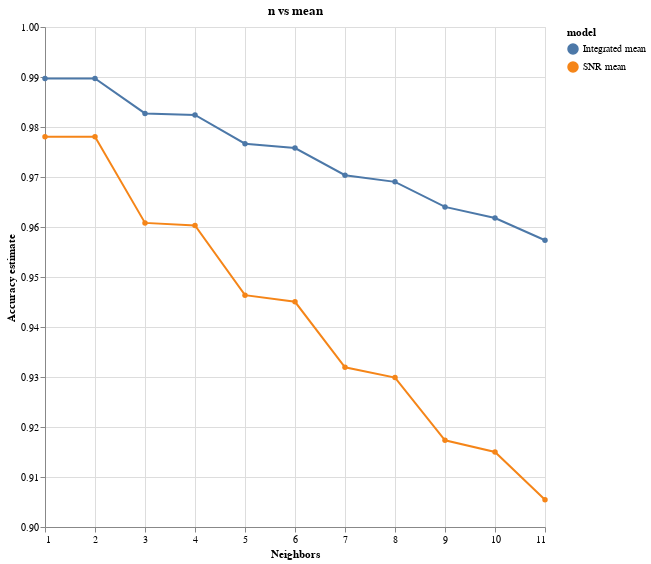

Here is the notebook cell this chart was saved with:
### Markdown cell above
## Graphing our Findings:
We first add another column to `accuracies_grid_integrated` and `accuracies_grid_snr` indicating whether we're looking at the integrated mean, or the snr mean. We later use this in the color section of `mark_line` as the titles for the blue and orange graphs as can be seen below. We use a `mark_line` since we're trying to see a trend between the different n values which in this case is decreasing starting from n=1.

### Code cell
accuracies_grid_integrated['model'] = 'Integrated mean'
accuracies_grid_snr['model'] = 'SNR mean'

accuracy_vs_k_integrated = alt.Chart(accuracies_grid_integrated, title="n vs mean").mark_line(point=True).encode(
    x=alt.X("param_kneighborsclassifier__n_neighbors").title("Neighbors"),
    y=alt.Y("mean_test_score")
        .scale(domain=(0.9, 1))
        .title("Accuracy estimate"),
    color=alt.Color("model")
)+ alt.Chart(accuracies_grid_snr).mark_line(point=True).encode(
    x=alt.X("param_kneighborsclassifier__n_neighbors").title("Neighbors"),
    y=alt.Y("mean_test_score")
        .scale(domain=(0.9, 1))
        .title("Accuracy estimate"),
    color=alt.Color("model")
).properties(width = 500, height = 500)
accuracy_vs_k_integrated

### Figure 1 — Vega-Lite specification as saved in the notebook (floating-point values rounded to 4 significant figures)
{"config": {"view": {"continuousWidth": 300, "continuousHeight": 300}}, "layer": [{"data": {"name": "data-a7842ca686ad789dfdd9965e855dd919"}, "mark": {"type": "line", "point": true}, "encoding": {"color": {"field": "model", "type": "nominal"}, "x": {"field": "param_kneighborsclassifier__n_neighbors", "title": "Neighbors", "type": "quantitative"}, "y": {"field": "mean_test_score", "scale": {"domain": [0.9, 1]}, "title": "Accuracy estimate", "type": "quantitative"}}, "title": "n vs mean"}, {"data": {"name": "data-7c77af568ff0a12d26fe708d9a441046"}, "mark": {"type": "line", "point": true}, "encoding": {"color": {"field": "model", "type": "nominal"}, "x": {"field": "param_kneighborsclassifier__n_neighbors", "title": "Neighbors", "type": "quantitative"}, "y": {"field": "mean_test_score", "scale": {"domain": [0.9, 1]}, "title": "Accuracy estimate", "type": "quantitative"}}}], "height": 500, "width": 500, "$schema": "https://vega.github.io/schema/vega-lite/v5.15.1.json", "datasets": {"data-a7842ca686ad789dfdd9965e855dd919": [{"mean_fit_time": 0.06439, "std_fit_time": 0.005184, "mean_score_time": 0.1549, "std_score_time": 0.01383, "param_kneighborsclassifier__n_neighbors": 1, "params": {"kneighborsclassifier__n_neighbors": 1}, "split0_test_score": 0.9905, "split1_test_score": 0.9892, "split2_test_score": 0.9883, "split3_test_score": 0.9923, "split4_test_score": 0.988, "split5_test_score": 0.988, "split6_test_score": 0.988, "split7_test_score": 0.9923, "split8_test_score": 0.9938, "split9_test_score": 0.9865, "mean_test_score": 0.9897, "std_test_score": 0.002294, "rank_test_score": 1, "model": "Integrated mean"}, {"mean_fit_time": 0.06904, "std_fit_time": 0.01116, "mean_score_time": 0.1645, "std_score_time": 0.01898, "param_kneighborsclassifier__n_neighbors": 2, "params": {"kneighborsclassifier__n_neighbors": 2}, "split0_test_score": 0.9905, "split1_test_score": 0.9892, "split2_test_score": 0.9883, "split3_test_score": 0.9923, "split4_test_score": 0.988, "split5_test_score": 0.988, "split6_test_score": 0.988, "split7_test_score": 0.9923, "split8_test_score": 0.9938, "split9_test_score": 0.9865, "mean_test_score": 0.9897, "std_test_score": 0.002294, "rank_test_score": 1, "model": "Integrated mean"}, {"mean_fit_time": 0.06305, "std_fit_time": 0.008627, "mean_score_time": 0.167, "std_score_time": 0.01061, "param_kneighborsclassifier__n_neighbors": 3, "params": {"kneighborsclassifier__n_neighbors": 3}, "split0_test_score": 0.9868, "split1_test_score": 0.9825, "split2_test_score": 0.9812, "split3_test_score": 0.9843, "split4_test_score": 0.9809, "split5_test_score": 0.9809, "split6_test_score": 0.9806, "split7_test_score": 0.9828, "split8_test_score": 0.9892, "split9_test_score": 0.9779, "mean_test_score": 0.9827, "std_test_score": 0.003133, "rank_test_score": 3, "model": "Integrated mean"}, {"mean_fit_time": 0.07049, "std_fit_time": 0.02667, "mean_score_time": 0.1618, "std_score_time": 0.01503, "param_kneighborsclassifier__n_neighbors": 4, "params": {"kneighborsclassifier__n_neighbors": 4}, "split0_test_score": 0.9862, "split1_test_score": 0.9825, "split2_test_score": 0.9809, "split3_test_score": 0.9837, "split4_test_score": 0.9809, "split5_test_score": 0.9803, "split6_test_score": 0.9806, "split7_test_score": 0.9825, "split8_test_score": 0.9886, "split9_test_score": 0.9779, "mean_test_score": 0.9824, "std_test_score": 0.002949, "rank_test_score": 4, "model": "Integrated mean"}, {"mean_fit_time": 0.06377, "std_fit_time": 0.0078, "mean_score_time": 0.1666, "std_score_time": 0.01709, "param_kneighborsclassifier__n_neighbors": 5, "params": {"kneighborsclassifier__n_neighbors": 5}, "split0_test_score": 0.9815, "split1_test_score": 0.9763, "split2_test_score": 0.9754, "split3_test_score": 0.9766, "split4_test_score": 0.9754, "split5_test_score": 0.9739, "split6_test_score": 0.9751, "split7_test_score": 0.9794, "split8_test_score": 0.9831, "split9_test_score": 0.9699, "mean_test_score": 0.9767, "std_test_score": 0.00364, "rank_test_score": 5, "model": "Integrated mean"}, {"mean_fit_time": 0.08086, "std_fit_time": 0.03687, "mean_score_time": 0.1928, "std_score_time": 0.03328, "param_kneighborsclassifier__n_neighbors": 6, "params": {"kneighborsclassifier__n_neighbors": 6}, "split0_test_score": 0.98, "split1_test_score": 0.9754, "split2_test_score": 0.9751, "split3_test_score": 0.9745, "split4_test_score": 0.9745, "split5_test_score": 0.9729, "split6_test_score": 0.9751, "split7_test_score": 0.9788, "split8_test_score": 0.9815, "split9_test_score": 0.9702, "mean_test_score": 0.9758, "std_test_score": 0.003228, "rank_test_score": 6, "model": "Integrated mean"}, {"mean_fit_time": 0.06811, "std_fit_time": 0.007861, "mean_score_time": 0.1972, "std_score_time": 0.0449, "param_kneighborsclassifier__n_neighbors": 7, "params": {"kneighborsclassifier__n_neighbors": 7}, "split0_test_score": 0.9751, "split1_test_score": 0.9705, "split2_test_score": 0.9705, "split3_test_score": 0.9696, "split4_test_score": 0.9674, "split5_test_score": 0.9674, "split6_test_score": 0.9705, "split7_test_score": 0.9735, "split8_test_score": 0.9766, "split9_test_score": 0.9625, "mean_test_score": 0.9704, "std_test_score": 0.0039, "rank_test_score": 7, "model": "Integrated mean"}, {"mean_fit_time": 0.06072, "std_fit_time": 0.001714, "mean_score_time": 0.1666, "std_score_time": 0.01453, "param_kneighborsclassifier__n_neighbors": 8, "params": {"kneighborsclassifier__n_neighbors": 8}, "split0_test_score": 0.9739, "split1_test_score": 0.9708, "split2_test_score": 0.9683, "split3_test_score": 0.9674, "split4_test_score": 0.964, "split5_test_score": 0.9662, "split6_test_score": 0.9699, "split7_test_score": 0.9732, "split8_test_score": 0.9742, "split9_test_score": 0.9625, "mean_test_score": 0.969, "std_test_score": 0.00388, "rank_test_score": 8, "model": "Integrated mean"}, {"mean_fit_time": 0.06659, "std_fit_time": 0.01114, "mean_score_time": 0.1611, "std_score_time": 0.003981, "param_kneighborsclassifier__n_neighbors": 9, "params": {"kneighborsclassifier__n_neighbors": 9}, "split0_test_score": 0.9689, "split1_test_score": 0.9686, "split2_test_score": 0.9625, "split3_test_score": 0.9634, "split4_test_score": 0.9573, "split5_test_score": 0.9628, "split6_test_score": 0.9619, "split7_test_score": 0.9671, "split8_test_score": 0.9702, "split9_test_score": 0.9576, "mean_test_score": 0.964, "std_test_score": 0.004349, "rank_test_score": 9, "model": "Integrated mean"}, {"mean_fit_time": 0.06392, "std_fit_time": 0.004349, "mean_score_time": 0.1769, "std_score_time": 0.009305, "param_kneighborsclassifier__n_neighbors": 10, "params": {"kneighborsclassifier__n_neighbors": 10}, "split0_test_score": 0.9662, "split1_test_score": 0.9659, "split2_test_score": 0.9622, "split3_test_score": 0.9628, "split4_test_score": 0.9548, "split5_test_score": 0.9576, "split6_test_score": 0.9628, "split7_test_score": 0.9637, "split8_test_score": 0.9683, "split9_test_score": 0.9539, "mean_test_score": 0.9618, "std_test_score": 0.004625, "rank_test_score": 10, "model": "Integrated mean"}, {"mean_fit_time": 0.07124, "std_fit_time": 0.0124, "mean_score_time": 0.1984, "std_score_time": 0.01893, "param_kneighborsclassifier__n_neighbors": 11, "params": {"kneighborsclassifier__n_neighbors": 11}, "split0_test_score": 0.9622, "split1_test_score": 0.9613, "split2_test_score": 0.9569, "split3_test_score": 0.9597, "split4_test_score": 0.9486, "split5_test_score": 0.9542, "split6_test_score": 0.9582, "split7_test_score": 0.9616, "split8_test_score": 0.9637, "split9_test_score": 0.9471, "mean_test_score": 0.9573, "std_test_score": 0.005422, "rank_test_score": 11, "model": "Integrated mean"}], "data-7c77af568ff0a12d26fe708d9a441046": [{"mean_fit_time": 0.06219, "std_fit_time": 0.002503, "mean_score_time": 0.1645, "std_score_time": 0.02138, "param_kneighborsclassifier__n_neighbors": 1, "params": {"kneighborsclassifier__n_neighbors": 1}, "split0_test_score": 0.9788, "split1_test_score": 0.9828, "split2_test_score": 0.9763, "split3_test_score": 0.9717, "split4_test_score": 0.9785, "split5_test_score": 0.9772, "split6_test_score": 0.9708, "split7_test_score": 0.9772, "split8_test_score": 0.9865, "split9_test_score": 0.9806, "mean_test_score": 0.978, "std_test_score": 0.004449, "rank_test_score": 1, "model": "SNR mean"}, {"mean_fit_time": 0.06296, "std_fit_time": 0.005916, "mean_score_time": 0.1683, "std_score_time": 0.01883, "param_kneighborsclassifier__n_neighbors": 2, "params": {"kneighborsclassifier__n_neighbors": 2}, "split0_test_score": 0.9788, "split1_test_score": 0.9828, "split2_test_score": 0.9763, "split3_test_score": 0.9717, "split4_test_score": 0.9785, "split5_test_score": 0.9772, "split6_test_score": 0.9708, "split7_test_score": 0.9772, "split8_test_score": 0.9865, "split9_test_score": 0.9806, "mean_test_score": 0.978, "std_test_score": 0.004449, "rank_test_score": 1, "model": "SNR mean"}, {"mean_fit_time": 0.06297, "std_fit_time": 0.01504, "mean_score_time": 0.1615, "std_score_time": 0.02237, "param_kneighborsclassifier__n_neighbors": 3, "params": {"kneighborsclassifier__n_neighbors": 3}, "split0_test_score": 0.9634, "split1_test_score": 0.9677, "split2_test_score": 0.9563, "split3_test_score": 0.9453, "split4_test_score": 0.9634, "split5_test_score": 0.9588, "split6_test_score": 0.9563, "split7_test_score": 0.9588, "split8_test_score": 0.972, "split9_test_score": 0.9662, "mean_test_score": 0.9608, "std_test_score": 0.007108, "rank_test_score": 3, "model": "SNR mean"}, {"mean_fit_time": 0.06443, "std_fit_time": 0.005915, "mean_score_time": 0.1651, "std_score_time": 0.01599, "param_kneighborsclassifier__n_neighbors": 4, "params": {"kneighborsclassifier__n_neighbors": 4}, "split0_test_score": 0.9634, "split1_test_score": 0.9677, "split2_test_score": 0.956, "split3_test_score": 0.944, "split4_test_score": 0.9631, "split5_test_score": 0.9585, "split6_test_score": 0.9563, "split7_test_score": 0.9579, "split8_test_score": 0.9708, "split9_test_score": 0.9652, "mean_test_score": 0.9603, "std_test_score": 0.007173, "rank_test_score": 4, "model": "SNR mean"}, {"mean_fit_time": 0.06216, "std_fit_time": 0.003073, "mean_score_time": 0.1649, "std_score_time": 0.01158, "param_kneighborsclassifier__n_neighbors": 5, "params": {"kneighborsclassifier__n_neighbors": 5}, "split0_test_score": 0.9502, "split1_test_score": 0.9526, "split2_test_score": 0.9428, "split3_test_score": 0.9225, "split4_test_score": 0.9486, "split5_test_score": 0.9431, "split6_test_score": 0.9446, "split7_test_score": 0.9452, "split8_test_score": 0.9597, "split9_test_score": 0.9542, "mean_test_score": 0.9464, "std_test_score": 0.009459, "rank_test_score": 5, "model": "SNR mean"}, {"mean_fit_time": 0.06324, "std_fit_time": 0.005794, "mean_score_time": 0.171, "std_score_time": 0.02009, "param_kneighborsclassifier__n_neighbors": 6, "params": {"kneighborsclassifier__n_neighbors": 6}, "split0_test_score": 0.949, "split1_test_score": 0.9523, "split2_test_score": 0.9419, "split3_test_score": 0.9216, "split4_test_score": 0.9471, "split5_test_score": 0.9413, "split6_test_score": 0.944, "split7_test_score": 0.9434, "split8_test_score": 0.9569, "split9_test_score": 0.9529, "mean_test_score": 0.945, "std_test_score": 0.009245, "rank_test_score": 6, "model": "SNR mean"}, {"mean_fit_time": 0.06116, "std_fit_time": 0.002919, "mean_score_time": 0.166, "std_score_time": 0.02127, "param_kneighborsclassifier__n_neighbors": 7, "params": {"kneighborsclassifier__n_neighbors": 7}, "split0_test_score": 0.9385, "split1_test_score": 0.9394, "split2_test_score": 0.9262, "split3_test_score": 0.9019, "split4_test_score": 0.9363, "split5_test_score": 0.9247, "split6_test_score": 0.9323, "split7_test_score": 0.9277, "split8_test_score": 0.948, "split9_test_score": 0.9443, "mean_test_score": 0.9319, "std_test_score": 0.01239, "rank_test_score": 7, "model": "SNR mean"}, {"mean_fit_time": 0.06764, "std_fit_time": 0.009527, "mean_score_time": 0.1925, "std_score_time": 0.03556, "param_kneighborsclassifier__n_neighbors": 8, "params": {"kneighborsclassifier__n_neighbors": 8}, "split0_test_score": 0.9357, "split1_test_score": 0.9354, "split2_test_score": 0.9256, "split3_test_score": 0.8994, "split4_test_score": 0.9342, "split5_test_score": 0.9213, "split6_test_score": 0.9296, "split7_test_score": 0.9271, "split8_test_score": 0.9462, "split9_test_score": 0.9443, "mean_test_score": 0.9299, "std_test_score": 0.01259, "rank_test_score": 8, "model": "SNR mean"}, {"mean_fit_time": 0.06344, "std_fit_time": 0.006526, "mean_score_time": 0.1678, "std_score_time": 0.008241, "param_kneighborsclassifier__n_neighbors": 9, "params": {"kneighborsclassifier__n_neighbors": 9}, "split0_test_score": 0.9287, "split1_test_score": 0.925, "split2_test_score": 0.9167, "split3_test_score": 0.8816, "split4_test_score": 0.92, "split5_test_score": 0.9096, "split6_test_score": 0.9154, "split7_test_score": 0.9099, "split8_test_score": 0.9357, "split9_test_score": 0.9308, "mean_test_score": 0.9173, "std_test_score": 0.01452, "rank_test_score": 9, "model": "SNR mean"}, {"mean_fit_time": 0.06436, "std_fit_time": 0.007022, "mean_score_time": 0.1693, "std_score_time": 0.01028, "param_kneighborsclassifier__n_neighbors": 10, "params": {"kneighborsclassifier__n_neighbors": 10}, "split0_test_score": 0.9268, "split1_test_score": 0.9231, "split2_test_score": 0.9179, "split3_test_score": 0.881, "split4_test_score": 0.9176, "split5_test_score": 0.9053, "split6_test_score": 0.9145, "split7_test_score": 0.9074, "split8_test_score": 0.9314, "split9_test_score": 0.9249, "mean_test_score": 0.915, "std_test_score": 0.01377, "rank_test_score": 10, "model": "SNR mean"}, {"mean_fit_time": 0.06561, "std_fit_time": 0.009931, "mean_score_time": 0.1756, "std_score_time": 0.01874, "param_kneighborsclassifier__n_neighbors": 11, "params": {"kneighborsclassifier__n_neighbors": 11}, "split0_test_score": 0.9185, "split1_test_score": 0.9111, "split2_test_score": 0.9087, "split3_test_score": 0.8665, "split4_test_score": 0.9096, "split5_test_score": 0.8961, "split6_test_score": 0.905, "split7_test_score": 0.897, "split8_test_score": 0.9231, "split9_test_score": 0.9188, "mean_test_score": 0.9054, "std_test_score": 0.01547, "rank_test_score": 11, "model": "SNR mean"}]}}
